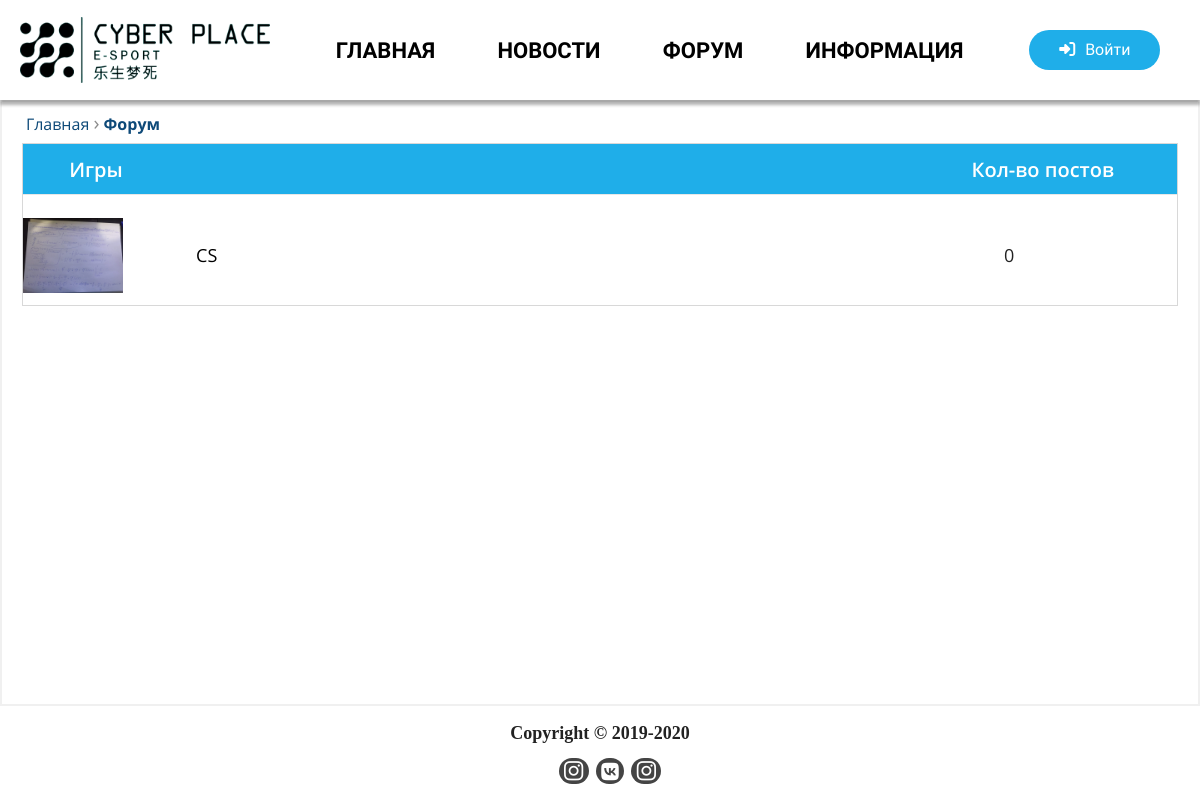
Before: /forum/ with the older database file.
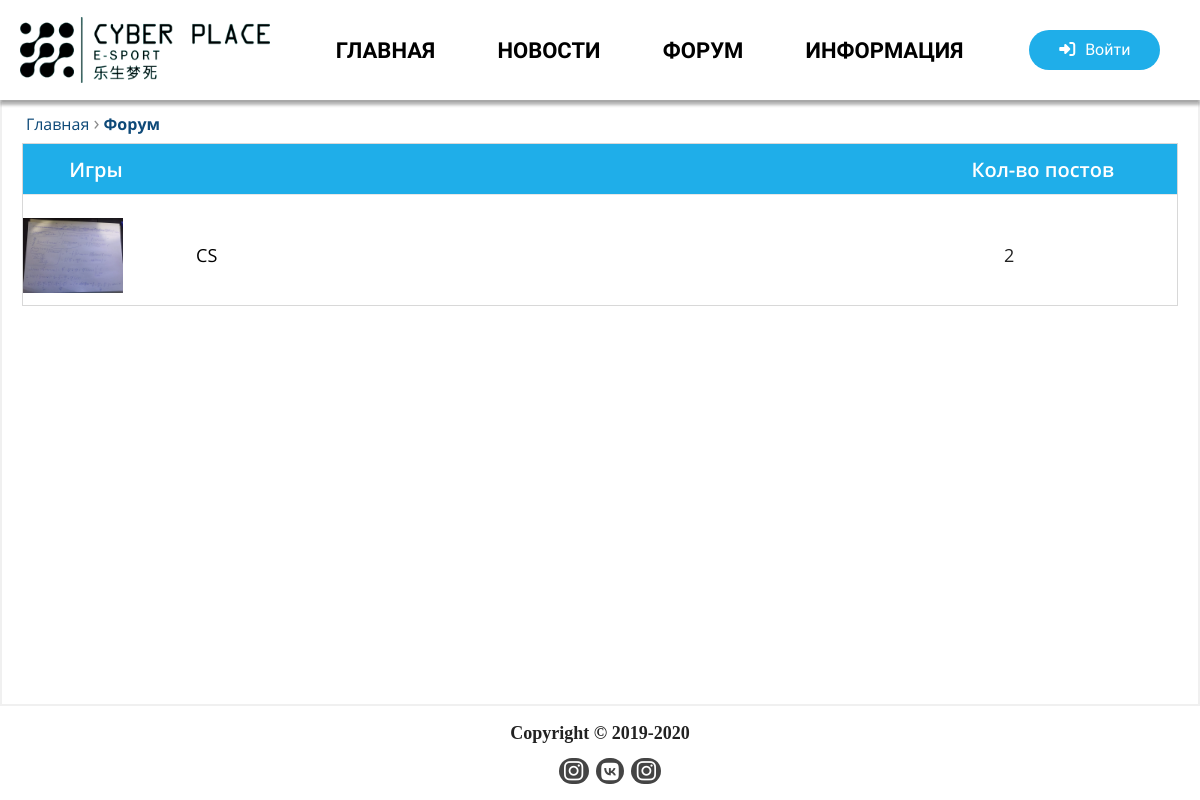
After: the same page with the newer database file.
### forum/models.py (models this page shows, shortened)
class ForumTop(models.Model):
    forumTitle = models.ForeignKey(ForumTitle, on_delete=models.CASCADE, verbose_name="Раздел")
    name = models.CharField("Название", max_length = 50)
    post_count = models.IntegerField("Колличество подтем", default=0)
    image = models.ImageField('Изоображение', default='')
    class Meta:
        verbose_name = 'Тему'
        verbose_name_plural = 'Темы'

### forum/views.py (the view)
# urls.py: path('', views.ForumTitleView.as_view(), name='forum'),
class ForumTitleView(ListView):
    model = ForumTitle
    template_name = 'forum/forumTitle.html'
    context_object_name = 'forumTitles'

### templates/forum/forumTitle.html (shortened to what this page needs)
{% extends 'index.html' %}
{% block content %}
{% load profile_tags %}
<div class="container">
    <div class="forum-navi">
        <a href="{% url 'main:index' %}">Главная</a>
        <span>&#8250;</span>
        <a class="active" href="{% url 'forum:forum' %}">Форум</a>
    </div>
    <div class="forum">
        {% for forumTitle in forumTitles %}
        <div class="forum-titles">
            <p>{{forumTitle.name}}</p>
            <p>Кол-во постов</p>
        </div>
        {% for forumTop in forumTitle.forumtop_set.all%}
        <div  class="forum-block">
            <div class="block-img"><img src="{{forumTop.image.url}}" alt=""></div>
                <a class="block-text" href="{% url 'forum:forumTop' forumTop.id %}">{{forumTop.name}}</a>
                <p>{{forumTop.post_count}}</p>
        </div>
        {% endfor %}
        {% endfor %}
    </div>
</div>
{% endblock %}

Changed rows visible on the page:
changed ForumTop "CS": post_count "0" → "2"
